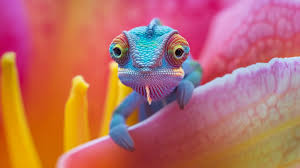
#> input picture img_1.jfif, 300 x 168 px, found by its file name
$ python imgdrawinghw.py
#> lines starting #> are read from the running program, lines starting #| are printed output that depends on the picture
import cv2
img = cv2.imread("/Users/muhammadtaqiriaz/Documents/opencv/img_1.jfif",1)
#> img is the input picture: shape (168, 300, 3); mean B, G, R 101.2, 108.7, 185.6
startpoint = (0,0)
endpoint = (70,70)
thickness = (5)
imgline = cv2.line(img,startpoint,endpoint,(0,0,0),thickness)
cv2.imshow("Image line",imgline)
startpoint2 = (70,0)
imgline2 = cv2.line(img,startpoint2,endpoint,(0,0,0),thickness)
cv2.imshow("Image line 2",imgline2)
startpoint3 = (140,0)
imgline3 = cv2.line(img,startpoint3,endpoint,(0,0,0),thickness)
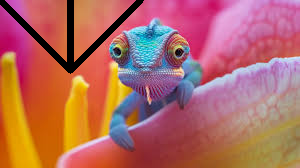
#> imgline3: shape (168, 300, 3); mean B, G, R 98, 105.3, 178.3
cv2.imshow("Image line 3",imgline3)
startpoint4 = (0,140)
imgline4 = cv2.line(img,startpoint4,endpoint,(0,0,0),thickness)
cv2.imshow("Image line 4",imgline4)
startpoint5 = (140,140)
imgline5 = cv2.line(img,startpoint5,endpoint,(0,0,0),thickness)
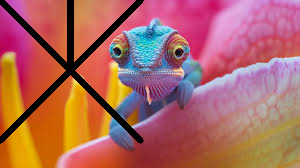
#> imgline5: shape (168, 300, 3); mean B, G, R 96.5, 102.4, 173.4
cv2.imshow("Image line 5",imgline4)
startpoint6 = (70,140)
imgline6 = cv2.line(img,startpoint6,endpoint,(0,0,0),thickness)
cv2.imshow("Image star",imgline6)
cv2.waitKey(0)
